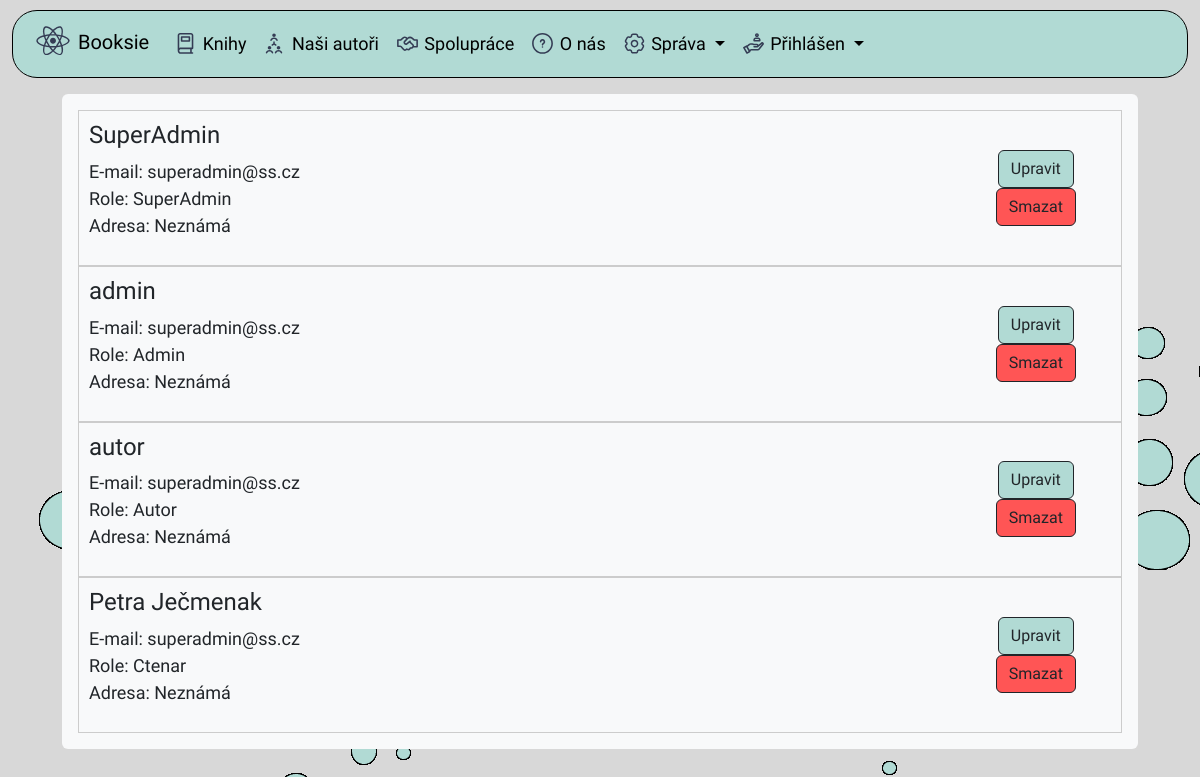
Page /index.php?page=Sprava_uzivatel (signed in) on the committed database.
### tables this page shows
CREATE TABLE IF NOT EXISTS `uzivatel` (
  `id_uzivatel` INT NOT NULL AUTO_INCREMENT,
  `id_pravo` INT NOT NULL,
  `jmeno` VARCHAR(60) NOT NULL,
  `heslo` VARCHAR(60) NOT NULL,
  `email` VARCHAR(35) NOT NULL,
  `cislo_popisne` INT NULL DEFAULT NULL,
  `mesto` VARCHAR(45) NULL DEFAULT NULL,
  `psc` VARCHAR(45) NULL DEFAULT NULL,
  PRIMARY KEY (`id_uzivatel`),
  INDEX `fk_uzivatele_pravo_id_pravo_idx` (`id_pravo` ASC),
  CONSTRAINT `fk_uzivatel_pravo_id_pravo`
    FOREIGN KEY (`id_pravo`)
    REFERENCES `uzivatel_pravo` (`id_pravo`)
    ON DELETE NO ACTION
    ON UPDATE NO ACTION);

CREATE TABLE IF NOT EXISTS `uzivatel_pravo` (
  `id_pravo` INT NOT NULL AUTO_INCREMENT,
  `nazev` VARCHAR(45) NOT NULL,
  `vaha` INT NOT NULL,
  PRIMARY KEY (`id_pravo`));

### app/ApplicationStart.class.php (called while the page is built, shortened)
<?php
class ApplicationStart {
    public function appStart()
    {
        if (isset($_GET["page"]) && array_key_exists($_GET["page"], WEB_PAGES)) {
            $pageKey = $_GET["page"];
        } else {
            $pageKey = DEFAULT_WEB_KEY;
        }
        $pageInfo = WEB_PAGES[$pageKey];
        $controller = new $pageInfo["controller_class_name"];
        $tplData = $controller->show($pageInfo['title']);
        $view = new $viewClass();
        $view->printOutput($tplData, $pageInfo['template_type']);
    }
}

### index.php (called while the page is built, shortened)
<?php
require_once ("MyAutoloader.inc.php");
$app = new ApplicationStart();
$app->appStart();

### app/Models/MyDatabase.class.php (called while the page is built, shortened)
<?php
class MyDatabase
{
    public $host;
    public function __construct()
    {
        try {
            $this->host = new PDO("mysql:host=" . DB_SERVER . ";dbname=" . DB_NAME, DB_USER, DB_PASS);
            $this->host->exec("set names utf8");
        } catch (PDOException $e) {
            echo "Connection failed: " . $e->getMessage();
        }
    }
    public function getAllUsers(): array
    {
        $query = "
        SELECT u.id_uzivatel, u.jmeno, u.email, p.nazev AS role, u.cislo_popisne, u.mesto, u.psc
        FROM uzivatel u
        JOIN uzivatel_pravo p ON u.id_pravo = p.id_pravo
    ";
        $stmt = $this->host->prepare($query);
        $stmt->execute();
        return $stmt->fetchAll(\PDO::FETCH_ASSOC);
    }
}

### app/Controllers/Sprava_uzivatel_controller.class.php (called while the page is built, shortened)
<?php
class Sprava_uzivatel_controller implements IController
{
    private $db;
    public function __construct()
    {
        $this->db = new MyDatabase();
    }
    public function show($pageTitle): array
    {
        $users = [];
        if ($_SESSION['role'] === 'SuperAdmin' || $_SESSION['role'] === 'Admin') {
            $users = $this->db->getAllUsers();
        } else {
            $users[] = $this->db->getUserById($_SESSION['user_id']);
        }
        return [
            "pageTitle" => htmlspecialchars($pageTitle),
            "users" => $users,
            "userRole" => htmlspecialchars($_SESSION['role'])
        ];
    }
}

### MyAutoloader.inc.php (called while the page is built, shortened)
<?php
spl_autoload_register(function($className) {
    $className = str_replace('\\', DIRECTORY_SEPARATOR, $className);
    $className = str_replace(BASE_NAMESPACE_NAME, BASE_APP_DIR_NAME, $className);
    $baseFileName = dirname(__FILE__) . DIRECTORY_SEPARATOR . $className;
    foreach (FILE_EXTENSION as $ext) {
        $fileName = $baseFileName . $ext;
        if (file_exists($fileName)) {
            return;
        }
    }
});

### app/Views/Sprava_uzivatel.tpl.php (the view, shortened to what this page needs)
<?php if (!isset($_SESSION['logged_in'])): ?>
    <div class="row">
        <div class="col-lg-12 text-center mt-5">
            <h2>Pro zobrazení sbírky naší knihovny se prosím přihlaste</h2>
            <p>Vytvořte si účet nebo se přihlaste a prozkoumejte naše knihy</p>
            <div class="mt-3">
                <a href="index.php?page=login" class="btn btn-outline-dark general-button-color">Přihlásit se</a>
                <a href="index.php?page=Register" class="btn btn-outline-dark general-button-color ms-2">Registrovat se</a>
            </div>
        </div>
    </div>
<?php else: ?>
<div class="container-fluid">
    <div class="row h-100 justify-content-center">
        <div class="col-sm-11 py-3">
            <div class="row">
                <div class="col-sm">
                    <div class="overflow-y-auto bg-body-tertiary p-3 rounded-2 border-login" style="max-height: calc(100vh - 70px - 2rem);">
                        <?php if (isset($templateData['users']) && !empty($templateData['users'])): ?>
                            <?php foreach ($templateData['users'] as $user): ?>
                                <?php if (isset($_GET['edit']) && intval($_GET['edit']) === intval($user['id_uzivatel'])): ?>
                                    <form method="post" action="index.php?page=Sprava_uzivatel">
                                        <input type="hidden" name="user_id" value="<?= htmlspecialchars($user['id_uzivatel']) ?>">
                                        <div class="mb-3">
                                            <label for="username_<?= htmlspecialchars($user['id_uzivatel']) ?>" class="form-label">Uživatelské jméno</label>
                                            <input type="text" id="username_<?= htmlspecialchars($user['id_uzivatel']) ?>" name="username" class="form-control" value="<?= htmlspecialchars($user['jmeno']) ?>">
                                        </div>
                                        <div class="mb-3">
                                            <label for="email_<?= htmlspecialchars($user['id_uzivatel']) ?>" class="form-label">E-mail</label>
                                            <input type="email" id="email_<?= htmlspecialchars($user['id_uzivatel']) ?>" name="email" class="form-control" value="<?= htmlspecialchars($user['email']) ?>">
                                        </div>
                                        <div class="mb-3">
                                            <label for="password_<?= htmlspecialchars($user['id_uzivatel']) ?>" class="form-label">Heslo</label>
                                            <input type="password" id="password_<?= htmlspecialchars($user['id_uzivatel']) ?>" name="password" class="form-control" placeholder="Zadejte nové heslo (nepovinné)">
                                        </div>
                                        <?php if ($_SESSION['role'] === 'SuperAdmin'): ?>
                                            <div class="mb-3">
                                                <label for="role_<?= htmlspecialchars($user['id_uzivatel']) ?>" class="form-label">Role</label>
                                                <select id="role_<?= htmlspecialchars($user['id_uzivatel']) ?>" name="role" class="form-control">
                                                    <option value="SuperAdmin" <?= $user['role'] === 'SuperAdmin' ? 'selected' : '' ?>>SuperAdmin</option>
                                                    <option value="Admin" <?= $user['role'] === 'Admin' ? 'selected' : '' ?>>Admin</option>
                                                    <option value="Autor" <?= $user['role'] === 'Autor' ? 'selected' : '' ?>>Autor</option>
                                                    <option value="Ctenar" <?= $user['role'] === 'Ctenar' ? 'selected' : '' ?>>Ctenar</option>
                                                </select>
                                            </div>
                                        <?php endif; ?>
                                        <div class="text-center">
                                            <button type="submit" name="save_user" class="btn btn-outline-dark general-button-color">Potvrdit</button>
                                            <a href="index.php?page=Sprava_uzivatel" class="btn btn-outline-dark delete-button-color">Zrušit</a>
                                        </div>
                                    </form>
                                <?php else: ?>
                                    <div class="list-item">
                                        <div class="row">
                                            <div class="col-lg-10">
                                                <h4><?= htmlspecialchars($user['jmeno']) ?></h4>
                                                <p>
                                                    E-mail: <?= htmlspecialchars($user['email']) ?><br>
                                                    Role: <?= htmlspecialchars($user['role']) ?><br>
                                                    Adresa: <?= !empty($user['mesto']) ? htmlspecialchars($user['mesto'] . " " . $user['cislo_popisne'] . ", " . $user['psc']) : 'Neznámá' ?>
                                                </p>
                                            </div>
                                            <div class="col-2 text-center align-content-center">
                                                <?php if ($_SESSION['user_id'] === $user['id_uzivatel'] || $_SESSION['role'] === 'SuperAdmin' || ($_SESSION['role'] === 'Admin' && $user['role'] !== 'SuperAdmin')): ?>
                                                    <a href="index.php?page=Sprava_uzivatel&edit=<?= htmlspecialchars($user['id_uzivatel']) ?>" class="btn btn-outline-dark general-button-color">Upravit</a>
                                                <?php endif; ?>
                                                <?php if ($_SESSION['role'] === 'SuperAdmin'): ?>
                                                    <form method="post" action="index.php?page=Sprava_uzivatel" style="display:inline;">
                                                        <button type="submit" class="btn btn-outline-dark delete-button-color" onclick="return confirm('Opravdu chcete tohoto uživatele smazat?');">
                                                            Smazat
                                                        </button>
                                                    </form>
                                                <?php endif; ?>
                                            </div>
                                        </div>
                                    </div>
                                <?php endif; ?>
                            <?php endforeach; ?>
                        <?php else: ?>
                            <div class="text-center p-4">
                                <p>Žádní uživatelé k zobrazení.</p>
                            </div>
                        <?php endif; ?>
                    </div>
                </div>
            </div>
        </div>
    </div>
</div>
<?php endif; ?>

### public/css/myStyles/styleSheet.css (style rules this page uses)
.list-item { border: 1px solid #ccc; padding: 10px; }
.general-button-color { background-color: #B1DAD4; }
.delete-button-color { background-color: #FF5555; }

### app/Views/TemplateBasics.class.php (style rules this page uses)
body { font-family: 'Varela Round','serif'; font-size: 18px; background-image: url('../../public/uploads/pictures/background.png'); }

### rows in the picture
uzivatel: jmeno "SuperAdmin", email "superadmin@ss.cz", id_pravo.nazev "SuperAdmin", shows "Neznámá"
uzivatel: jmeno "admin", email "superadmin@ss.cz", id_pravo.nazev "Admin", shows "Neznámá"
uzivatel: jmeno "autor", email "superadmin@ss.cz", id_pravo.nazev "Autor", shows "Neznámá"
uzivatel: jmeno "Petra Ječmenak", email "superadmin@ss.cz", id_pravo.nazev "Ctenar", shows "Neznámá"
